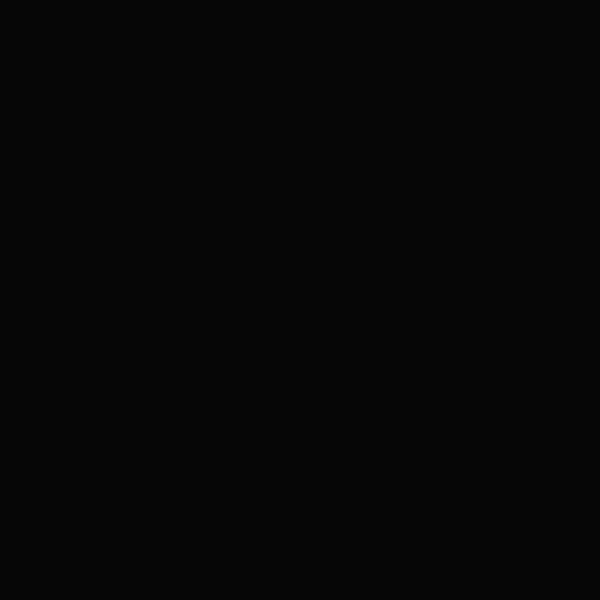
Frame 1 (no input)
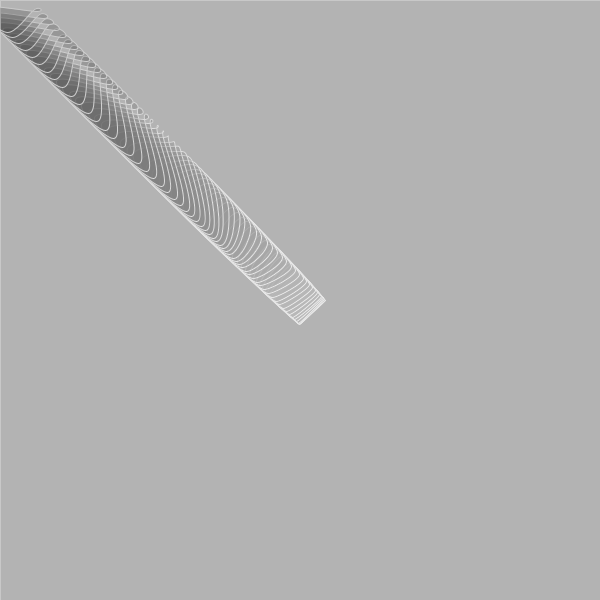
Frame 60 (the mouse pressed at the canvas centre just before this capture)
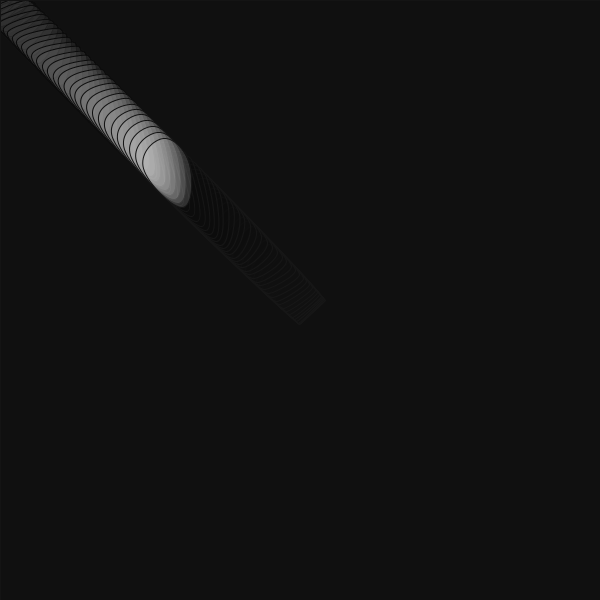
Frame 120 (the mouse held since frame 60 and released just before this capture)

The Processing sketch that drew these frames (run headless with seeded random() and noise(); from frame 60 on, the mouse is pressed at the canvas centre):

// Processing sketch: processing_5473
// ── processing_5473.pde

// center point
float centerX = 0, centerY = 0;

float radius = 25, rotAngle = -90;
float accelX, accelY;
float springing = .001, damping = .98;

//corner nodes
int nodes = 4;
float nodeStartX[] = new float[nodes];
float nodeStartY[] = new float[nodes];
float[]nodeX = new float[nodes];
float[]nodeY = new float[nodes];
float[]angle = new float[nodes];
float[]frequency = new float[nodes];

// soft-body dynamics
float organicConstant = -2;

void setup() {
  size(600,600);
  //center shape in window
  centerX = width/2;
  centerY = height/2;
  // iniitalize frequencies for corner nodes
  for (int i=0; i<nodes; i++){
    frequency[i] = random(8);
  }
  noStroke();
  smooth();
  frameRate(20);
  background(0);
}

void draw() {
  
  if(mousePressed) {
    fill(10, 10);
    rect(0,0,width,height);
    clickShape();
  }
  else {
     //fade background
  fill(245, 5);
  rect(0,0,width, height);
  drawShape();
  }
  moveShape();
  
  
}


void drawShape() {
  //  calculate node  starting locations
  for (int i=0; i<nodes; i++){
    nodeStartX[i] = centerX+cos(radians(rotAngle))*radius;
    nodeStartY[i] = centerY+sin(radians(rotAngle))*radius;
    rotAngle += 360.0/nodes;
  }

  // draw polygon
  curveTightness(organicConstant);

  fill(50, 60);
  stroke(200);
  beginShape();
  for (int i=0; i<nodes; i++){
    curveVertex(nodeX[i], nodeY[i]);
  }
  for (int i=0; i<nodes-1; i++){
    curveVertex(nodeX[i], nodeY[i]);
  }
  endShape(CLOSE);
}

void clickShape() {
  //  calculate node  starting locations
  for (int i=0; i<nodes; i++){
    nodeStartX[i] = centerX+cos(radians(rotAngle))*radius;
    nodeStartY[i] = centerY+sin(radians(rotAngle))*radius;
    rotAngle += 360.0/nodes;
  }

  // draw polygon
  curveTightness(organicConstant);

  fill(250, 40);
  stroke(20);
  beginShape();
  for (int i=0; i<nodes; i++){
    curveVertex(nodeX[i], nodeY[i]);
  }
  for (int i=0; i<nodes-1; i++){
    curveVertex(nodeX[i], nodeY[i]);
  }
  endShape(CLOSE);

}

void moveShape() {
  //move center point
  float deltaX = mouseX-centerX;
  float deltaY = mouseY-centerY;

  // create springing effect
  deltaX *= springing;
  deltaY *= springing;
  accelX += deltaX;
  accelY += deltaY;

  // move predator's center
  centerX += accelX;
  centerY += accelY;

  // slow down springing
  accelX *= damping;
  accelY *= damping;

  // change curve tightness
  organicConstant = 1-((abs(accelX)+abs(accelY))*.1);

  //move nodes
  for (int i=0; i<nodes; i++){
    nodeX[i] = nodeStartX[i]+sin(radians(angle[i]))*(accelX*3);
    nodeY[i] = nodeStartY[i]+sin(radians(angle[i]))*(accelY*3);
    angle[i]+=frequency[i];
  }
}
